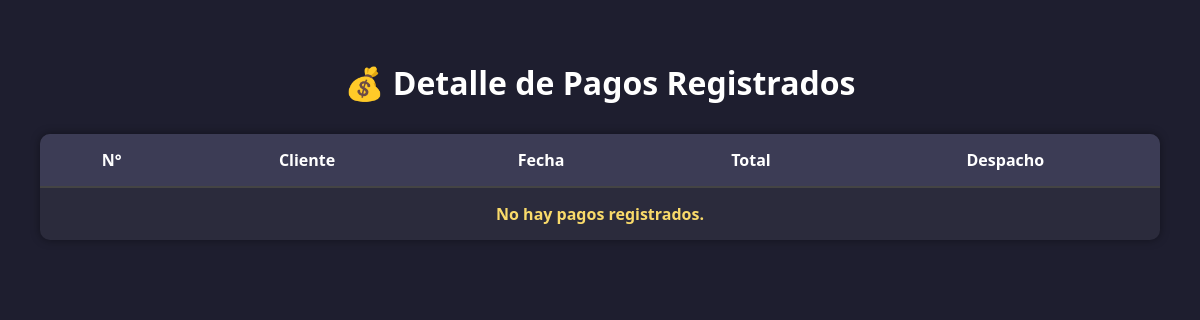
Page /api/venta/contador_site/ on the earlier database version.
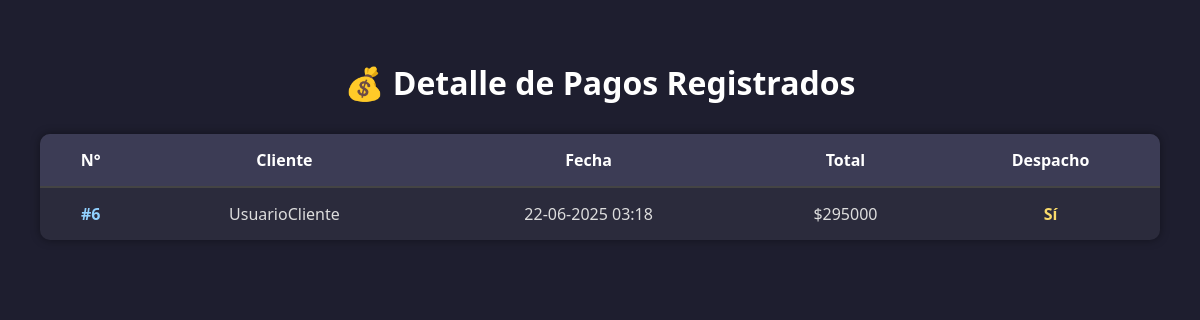
Same page on the later database version.
### api_venta/models.py (models this page shows, shortened)
class Pago(models.Model):
    usuario = models.ForeignKey(
        settings.AUTH_USER_MODEL,
        on_delete=models.CASCADE,
        related_name='pagos'
    )
    pedidos = models.ManyToManyField(
        Pedido,
        help_text="Pedidos asociados a este pago."
    )
    fecha_pago = models.DateTimeField(
        auto_now_add=True,
        help_text="Fecha y hora en que se realizó el pago."
    )
    total_pagado = models.PositiveIntegerField(
        help_text="Monto total pagado."
    )
    despacho = models.BooleanField(
        default=False,
        help_text="Indica si el pago incluye despacho."
    )

### api_usuario/models.py (models this page shows)
class Usuario(AbstractBaseUser, PermissionsMixin):
    TIPO_USUARIO = (
        ('cliente', 'Cliente'),
        ('vendedor', 'Vendedor'),
        ('bodeguero', 'Bodeguero'),
        ('contador', 'Contador'),
        ('administrador', 'Administrador'),
    )
    nombre = models.CharField(max_length=100, unique=True)              # Nombre único (usado para login)
    email = models.EmailField(null=True, blank=True)                    # Correo electrónico
    direccion = models.CharField(max_length=255, null=True, blank=True) # Dirección física
    tipo_usuario = models.CharField(max_length=20, choices=TIPO_USUARIO) # Rol del usuario en el sistema
    is_active = models.BooleanField(default=True)   # ¿Está activo el usuario?
    is_staff = models.BooleanField(default=False)   # ¿Tiene acceso al admin de Django?
    must_change_password = models.BooleanField(default=True)
    USERNAME_FIELD = 'nombre'       # Campo que se usará para iniciar sesión
    REQUIRED_FIELDS = ['email']     # Campos obligatorios al crear un superusuario
    objects = UsuarioManager()
    def __str__(self):
        return self.nombre

### api_venta/views.py (the view)
# urls.py: path('contador_site/', views.contador_site, name='contador_site'),
def contador_site(request):
    pagos = Pago.objects.all().order_by('-fecha_pago')
    return render(request, 'api_venta/contador_site.html', {'pagos': pagos})

### api_venta/templates/api_venta/contador_site.html (shortened to what this page needs)
{% load static %}
<!DOCTYPE html>
<html lang="es">
<head>
  <link rel="stylesheet" href="{% static 'api_venta/css/contador_site.css' %}">
</head>
<body>
  <div class="container">
    <h1>💰 Detalle de Pagos Registrados</h1>
    <table>
      <thead>
        <tr>
          <th>N°</th>
          <th>Cliente</th>
          <th>Fecha</th>
          <th>Total</th>
          <th>Despacho</th>
        </tr>
      </thead>
      <tbody>
        {% for pago in pagos %}
        <tr>
          <td>#{{ pago.id }}</td>
          <td>{{ pago.usuario }}</td>
          <td>{{ pago.fecha_pago|date:"d-m-Y H:i" }}</td>
          <td>${{ pago.total_pagado }}</td>
          <td>{% if pago.despacho %}Sí{% else %}No{% endif %}</td>
        </tr>
        {% empty %}
        <tr><td colspan="7">No hay pagos registrados.</td></tr>
        {% endfor %}
      </tbody>
    </table>
  </div>
</body>
</html>

Differences in the rows shown:
added Pago: id "6", usuario "UsuarioCliente", fecha_pago "22-06-2025 03:18", total_pagado "295000", despacho "Sí"
Other differences:
text no longer shown: "No hay pagos registrados."
